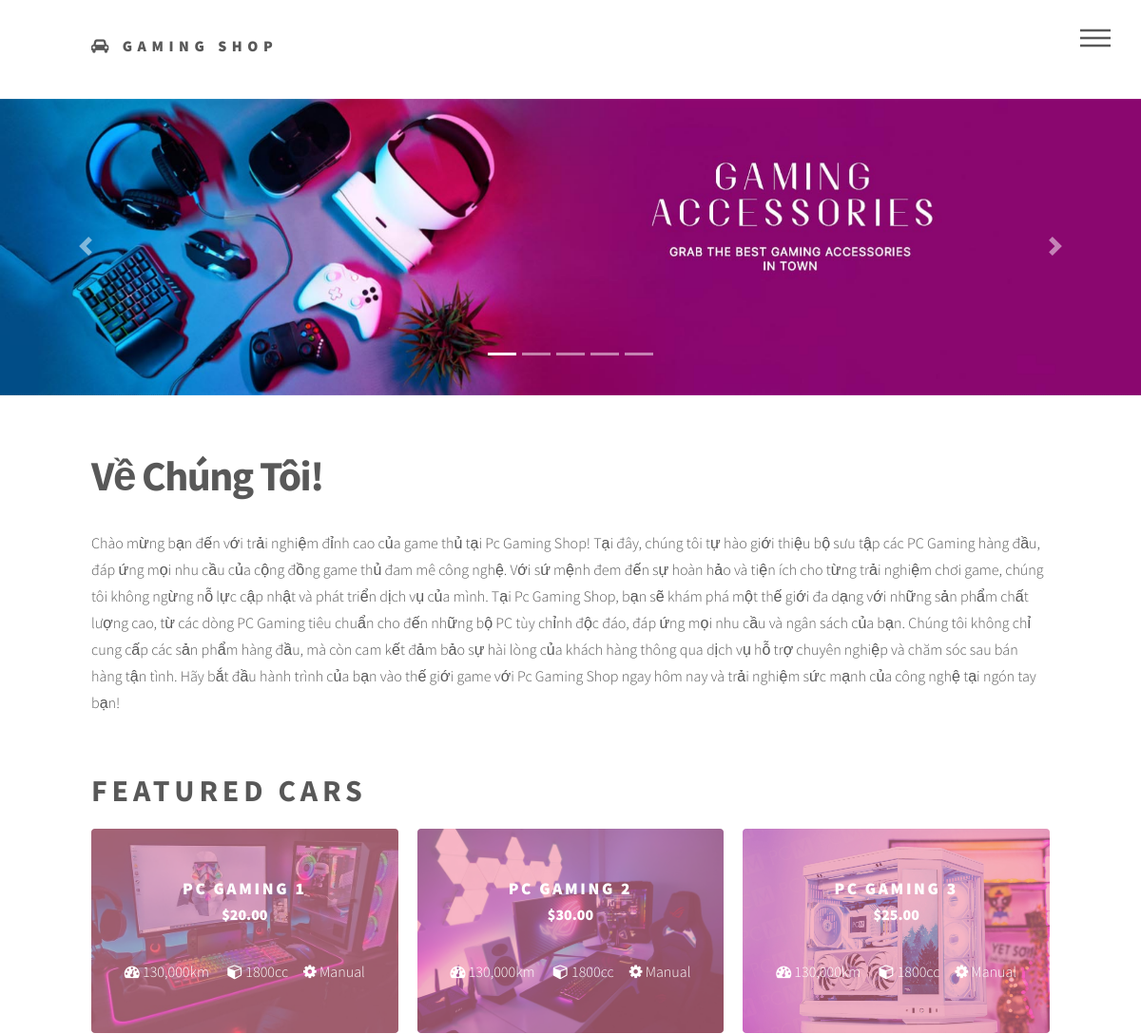
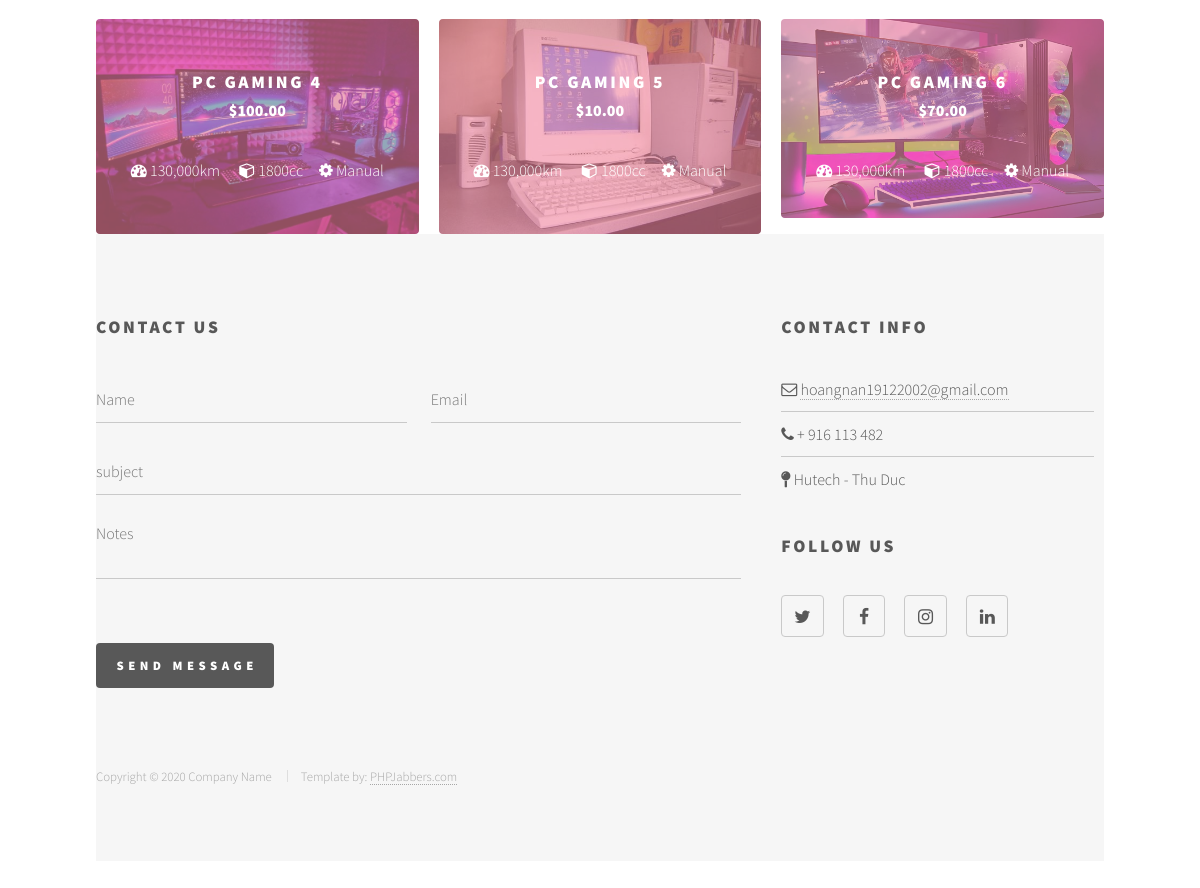
The app's page /app/main.php with its own data (2 pictures, top to bottom).
### tables this page shows
CREATE TABLE `products` (
  `product_id` int(11) NOT NULL,
  `product_name` varchar(100) NOT NULL,
  `description` text DEFAULT NULL,
  `price` decimal(10,2) NOT NULL,
  `image` varchar(255) DEFAULT NULL
);

### app/controller/productcontroller.php (called while the page is built, shortened)
<?php
require_once('models/productmodel.php');
class ProductController {
    public function index() {
        $productModel = new ProductModel();
        $products = $productModel->getAllProducts();
        require_once('views/product_list.php');
    }
}
?>

### app/main.php (called while the page is built, shortened)
<?php
require_once('controller/productcontroller.php');
$productcontroller = new ProductController();
$productcontroller->index();
?>

### app/models/database.php (called while the page is built, shortened)
<?php
class Database {
    private $host = 'localhost';
    private $db_name = 'website_php';
    private $username = 'root';
    private $password = '';
    public function __construct() {
        try {
            $this->conn = new PDO('mysql:host=' . $this->host . ';dbname=' . $this->db_name, $this->username, $this->password);
        } catch(PDOException $e) {
            echo 'Connection Error: ' . $e->getMessage();
        }
    }
}
?>

### app/models/productmodel.php (called while the page is built, shortened)
<?php
require_once('database.php');
class ProductModel extends database
{
    public function getAllProducts()
    {
        $sql = "SELECT * FROM products";
        $stmt = $this->conn->prepare($sql);
        $stmt->execute();
        return $stmt->fetchAll(PDO::FETCH_ASSOC);
    }
}

### app/views/product_list.php (the view, shortened to what this page needs)
<!DOCTYPE html>
<html lang="en">
<head>
    <link rel="stylesheet" href="../assets/bootstrap/css/bootstrap.min.css" />
    <link rel="stylesheet" href="../assets/css/main.css" />
</head>
<body class="is-preload">
    <div id="wrapper">
        <header id="header">
            <div class="inner">
                <a href="index.html" class="logo">
                    <span class="fa fa-car"></span> <span class="title">Gaming Shop</span>
                </a>
                <nav>
                    <ul>
                        <li><a href="#menu">Menu</a></li>
                    </ul>
                </nav>
            </div>
        </header>
        <div id="main">
            <div id="carouselExampleIndicators" class="carousel slide" data-ride="carousel">
                <ol class="carousel-indicators">
                    <li data-target="#carouselExampleIndicators" data-slide-to="0" class="active"></li>
                    <li data-target="#carouselExampleIndicators" data-slide-to="1"></li>
                    <li data-target="#carouselExampleIndicators" data-slide-to="2"></li>
                    <li data-target="#carouselExampleIndicators" data-slide-to="3"></li>
                    <li data-target="#carouselExampleIndicators" data-slide-to="4"></li>
                </ol>
                <div class="carousel-inner">
                    <div class="carousel-item active">
                        <img class="d-block w-100" src="../images/banner6.jpg" alt="First slide">
                    </div>
                </div>
                <a class="carousel-control-prev" href="#carouselExampleIndicators" role="button" data-slide="prev">
                    <span class="carousel-control-prev-icon" aria-hidden="true"></span>
                </a>
                <a class="carousel-control-next" href="#carouselExampleIndicators" role="button" data-slide="next">
                    <span class="carousel-control-next-icon" aria-hidden="true"></span>
                </a>
            </div>
            <br>
            <br>
            <div class="inner">
                <header id="inner">
                    <h1>Về Chúng Tôi!</h1>
                    <p>Chào mừng bạn đến với trải nghiệm đỉnh cao của game thủ tại Pc Gaming Shop!
                        Tại đây, chúng tôi tự hào giới thiệu bộ sưu tập các PC Gaming hàng đầu, đáp ứng mọi nhu cầu của cộng đồng game thủ đam mê công nghệ. Với sứ mệnh đem đến sự hoàn hảo và tiện ích cho từng trải nghiệm chơi game, chúng tôi không ngừng nỗ lực cập nhật và phát triển dịch vụ của mình.
                        Tại Pc Gaming Shop, bạn sẽ khám phá một thế giới đa dạng với những sản phẩm chất lượng cao, từ các dòng PC Gaming tiêu chuẩn cho đến những bộ PC tùy chỉnh độc đáo, đáp ứng mọi nhu cầu và ngân sách của bạn.
                        Chúng tôi không chỉ cung cấp các sản phẩm hàng đầu, mà còn cam kết đảm bảo sự hài lòng của khách hàng thông qua dịch vụ hỗ trợ chuyên nghiệp và chăm sóc sau bán hàng tận tình.
                        Hãy bắt đầu hành trình của bạn vào thế giới game với Pc Gaming Shop ngay hôm nay và trải nghiệm sức mạnh của công nghệ tại ngón tay bạn!</p>
                </header>
                <br>
                <h2 class="h2">Featured Cars</h2>
                <section class="tiles">
                    <?php foreach ($products as $product) { ?>
                        <article class="style1">
                            <span class="image">
                                <img src="../images/hinh/<?php echo $product['image']; ?>" alt="Ảnh sản phẩm" />
                            </span>
                            <a href="product_process.php?productId=<?php echo $product['product_id']; ?>">
                                <h2><?php echo $product['product_name']; ?></h2>
                                <p><strong>$<?php echo $product['price']; ?></strong></p>
                                <p>
                                    <i class="fa fa-dashboard"></i> 130,000km &nbsp;&nbsp;&nbsp;&nbsp;
                                    <i class="fa fa-cube"></i> 1800cc&nbsp;&nbsp;&nbsp;&nbsp;
                                    <i class="fa fa-cog"></i> Manual
                                </p>
                            </a>
                        </article>
                    <?php } ?>
                </section>
                <footer id="footer">
                    <div class="inner">
                        <section>
                            <h2>Contact Us</h2>
                            <form method="post" action="#">
                                <div class="fields">
                                    <div class="field half">
                                        <input type="text" name="name" id="name" placeholder="Name" />
                                    </div>
                                    <div class="field half">
                                        <input type="text" name="email" id="email" placeholder="Email" />
                                    </div>
                                    <div class="field">
                                        <input type="text" name="subject" id="subject" placeholder="subject" />
                                    </div>
                                    <div class="field">
                                        <textarea name="message" id="message" rows="3" placeholder="Notes"></textarea>
                                    </div>
                                    <div class="field text-right">
                                        <label>&nbsp;</label>
                                        <ul class="actions">
                                            <li><input type="submit" value="Send Message" class="primary" /></li>
                                        </ul>
                                    </div>
                                </div>
                            </form>
                        </section>
                        <section>
                            <h2>Contact Info</h2>
                            <ul class="alt">
                                <li><span class="fa fa-envelope-o"></span> <a href="#">hoangnan19122002@gmail.com</a></li>
                                <li><span class="fa fa-phone"></span> + 916 113 482</li>
                                <li><span class="fa fa-map-pin"></span> Hutech - Thu Duc</li>
                            </ul>
                            <h2>Follow Us</h2>
                            <ul class="icons">
                                <li><a href="#" class="icon style2 fa-twitter"><span class="label">Twitter</span></a></li>
                                <li><a href="#" class="icon style2 fa-facebook"><span class="label">Facebook</span></a></li>
                                <li><a href="#" class="icon style2 fa-instagram"><span class="label">Instagram</span></a></li>
                                <li><a href="#" class="icon style2 fa-linkedin"><span class="label">LinkedIn</span></a></li>
                            </ul>
                        </section>
                        <ul class="copyright">
                            <li>Copyright © 2020 Company Name </li>
                            <li>Template by: <a href="https://www.phpjabbers.com/">PHPJabbers.com</a></li>
                        </ul>
                    </div>
                </footer>
            </div>
</body>
</html>

### records on screen
products: image (picture), product_name "PC GAMING 1", price "20.00"
products: image (picture), product_name "PC GAMING 2", price "30.00"
products: image (picture), product_name "PC GAMING 3", price "25.00"
products: image (picture), product_name "PC GAMING 4", price "100.00"
products: image (picture), product_name "PC GAMING 5", price "10.00"
products: image (picture), product_name "PC GAMING 6", price "70.00"
